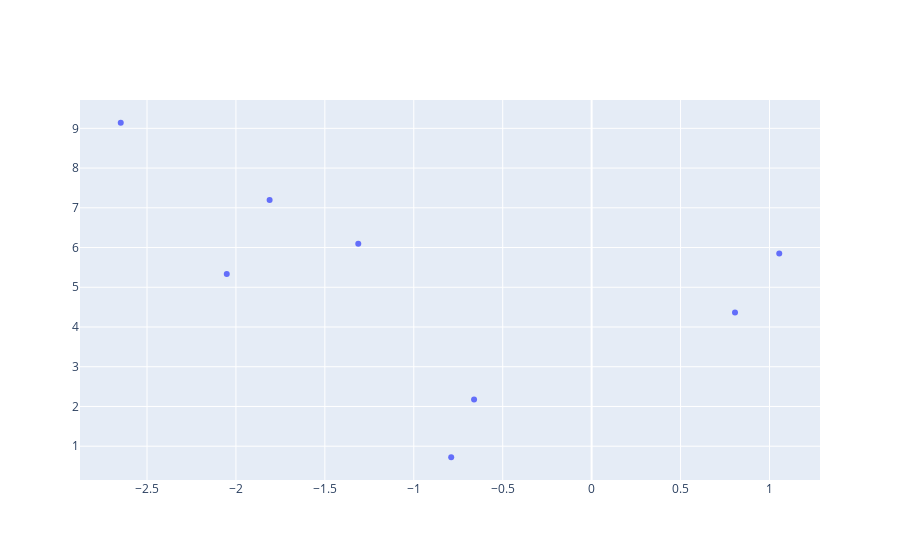

The cell this chart's notebook holds for it:
### Code cell
colors = px.colors.qualitative.Plotly
data_scatter = go.Scatter(x=data["X"], y=data["Y"], name="data", mode="markers", 
                          marker=dict(color=colors[0]))
go.Figure([data_scatter])

### Figure 1 — Plotly figure (JSON) as saved in the notebook; plotly's stock layout.template omitted (floating-point values rounded to 4 significant figures)
{"data": [{"marker": {"color": "#636EFA"}, "mode": "markers", "name": "data", "type": "scatter", "x": [-2.648, -2.052, -1.811, -1.312, -0.7896, -0.661, 0.8061, 1.055], "y": [9.14, 5.336, 7.195, 6.095, 0.7219, 2.177, 4.368, 5.853]}], "layout": {}}
